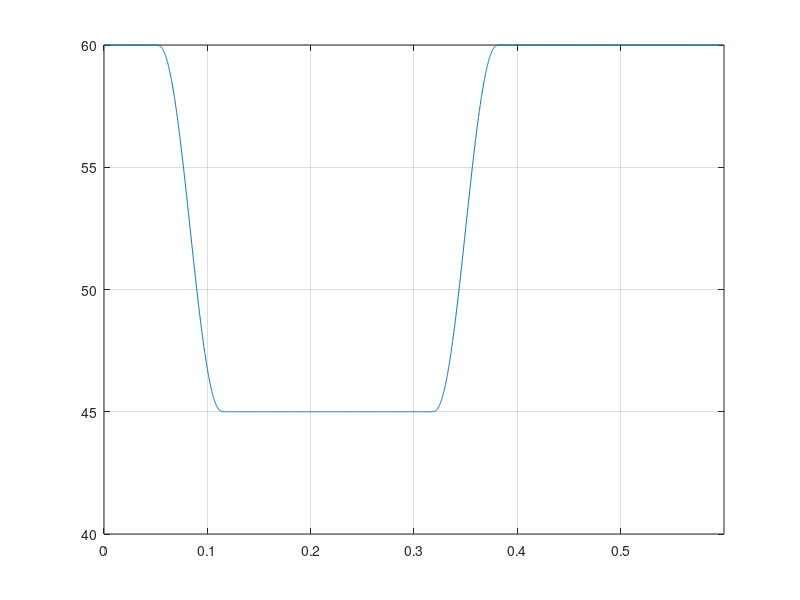

This chart was generated by the following MATLAB code: (Note: this script raises an error after producing the figure.)
%{
CAM Design Assistant
Dwell - Rise - Dwell - Return CAM
2022-12-07
%}

% Variable declaration
% All values in degree
% eventAngle = [rise start - rise end - return start- return end]

clc; close all; clear;


%============================================
% INPUT 入力
%============================================

eventAngle = [30 70 190 230]; %degree
rRoller = 8;
h = -15; % stroke in mm
rPrime = 60; %mm
RPM = 100; % motor velocity in rounds per minutes

%　END　OF　INPUT　=====================================


bRise = eventAngle(2) - eventAngle(1) ; %rise period
bReturn = eventAngle(4) - eventAngle(3) ; %return period
% point in time with acceleration change
% points of events = [1-rise, 2-rise +1/8, 3-rise +7/8, 4-rise end, 5-return, 6-return +1/8, 7-return +7/8, 8-return end]
point = [eventAngle(1) eventAngle(1)+bRise/8 eventAngle(1)+7*bRise/8 eventAngle(2) eventAngle(3) eventAngle(3)+bReturn/8 eventAngle(3)+7*bReturn/8 eventAngle(4)];
step = .1;

theta = 0:step:360;
T = 60/RPM; % period of moving 360 degree
time = linspace(0,T,size(theta,2));
timeStep = T/size(time,2); % convert step in degree to step in time

%{
%============================================
% ACCELERATION
%============================================
aConst = 5.5279571; %constant used to calculate a
hb_2_rise = h/bRise^2;
hb_2_return = h/bReturn^2;
% Rise
temp = theta(theta<point(1));
aDwe1 = zeros(size(temp));
aRise1 = aConst*hb_2_rise*sin(4*pi.*(theta(theta >= point(1) & theta < point(2))-point(1))/bRise);
aRise2 = aConst*hb_2_rise*cos(4/3*pi.*(theta(theta >= point(2) & theta < point(3))-point(1))/bRise-pi/6);
aRise3 = aConst*hb_2_rise*sin(4*pi.*(theta(theta >= point(3) & theta <= point(4))-point(1))/bRise-2*pi);
% Dwell
temp = theta(theta > point(4) & theta < point(5));
aDwe2 = zeros(size(temp));
% Return
aReturn1 = -aConst*hb_2_return*sin(4*pi.*(theta(theta >= point(5) & theta < point(6))-point(5))/bReturn);
aReturn2 = -aConst*hb_2_return*cos(4/3*pi.*(theta(theta >= point(6) & theta < point(7))-point(5))/bReturn-pi/6);
aReturn3 = -aConst*hb_2_return*sin(4*pi.*(theta(theta >= point(7) & theta <= point(8))-point(5))/bReturn-2*pi);
% Dwell
temp = theta(theta > point(8) & theta <= 360);
aDwe3 = zeros(size(temp));
% Entire trajectory
a = [aDwe1 aRise1 aRise2 aRise3 aDwe2 aReturn1 aReturn2 aReturn3 aDwe3];
figure;
plot(theta,a);
xlim([0 360]);
xlabel({'角度','degree'},'FontSize',15,'FontWeight','light','Color','b');
ylabel('無次元加速','FontSize',15,'FontWeight','light','Color','b');
grid on;
legend("加速 a");
%============================================
% VELOCITY
%============================================
vConst = 0.43990085; %constant used to calculate v
hb_rise = h/bRise;
hb_return = h/bReturn;
% Rise
temp = theta(theta<point(1));
vDwe1 = zeros(size(temp));
vRise1 = vConst*hb_rise*(1-cos(4*pi.*(theta(theta >= point(1) & theta < point(2))-point(1))/bRise));
vRise2 = vConst*hb_rise*(1+3*sin(4/3*pi.*(theta(theta >= point(2) & theta < point(3))-point(1))/bRise-pi/6));
vRise3 = vConst*hb_rise*(1-cos(4*pi.*(theta(theta >= point(3) & theta <= point(4))-point(1))/bRise-2*pi));
% Dwell
temp = theta(theta > point(4) & theta < point(5));
vDwe2 = zeros(size(temp));
% Return
vReturn1 = -vConst*hb_return*(1-cos(4*pi.*(theta(theta >= point(5) & theta < point(6))-point(5))/bReturn));
vReturn2 = -vConst*hb_return*(1+3*sin(4/3*pi.*(theta(theta >= point(6) & theta < point(7))-point(5))/bReturn-pi/6));
vReturn3 = -vConst*hb_return*(1-cos(4*pi.*(theta(theta >= point(7) & theta <= point(8))-point(5))/bReturn-2*pi));
% Dwell
temp = theta(theta > point(8) & theta <= 360);
vDwe3 = zeros(size(temp));
% Entire trajectory
v = [vDwe1 vRise1 vRise2 vRise3 vDwe2 vReturn1 vReturn2 vReturn3 vDwe3];
figure;
plot(theta,v);
xlim([0 360]);
xlabel({'角度','degree'},'FontSize',15,'FontWeight','light','Color','b');
ylabel('無次元速度','FontSize',15,'FontWeight','light','Color','b');
grid on;
legend("速度 v");
%}

%============================================
% DISPLACEMENT
%============================================

% Rise
temp = theta(theta<point(1));
sDwe1 = zeros(size(temp));
tempTheta = theta(theta >= point(1) & theta < point(2))-point(1);
sRise1 = h/(4+pi)*(pi*tempTheta/bRise - 1/4*sin(4*pi*tempTheta/bRise));
tempTheta = theta(theta >= point(2) & theta < point(3))-point(1);
sRise2 = h/(4+pi)*(2+pi*tempTheta/bRise-9/4*sin(pi/3+4*pi/3*tempTheta/bRise));
tempTheta = theta(theta >= point(3) & theta <= point(4))-point(1);
sRise3 = h/(4+pi)*(4+ pi*tempTheta/bRise - 1/4*sin(4*pi*tempTheta/bRise));

% Dwell
temp = theta(theta > point(4) & theta < point(5));
sDwe2 = zeros(size(temp)) + h;

% Return
tempTheta = theta(theta >= point(5) & theta < point(6))-point(5);
sReturn1 = h/(4+pi)*(4 + pi - pi*tempTheta/bReturn + 1/4*sin(4*pi*tempTheta/bReturn));
tempTheta = theta(theta >= point(6) & theta < point(7))-point(5);
sReturn2 = h/(4+pi)*(2+ pi - pi*tempTheta/bReturn  + 9/4*sin(pi/3+4*pi/3*tempTheta/bReturn));
tempTheta = theta(theta >= point(7) & theta <= point(8))-point(5);
sReturn3 = h/(4+pi)*(pi - pi*tempTheta/bReturn + 1/4*sin(4*pi*tempTheta/bReturn));

% Dwell
temp = theta(theta > point(8) & theta <= 360);
sDwe3 = zeros(size(temp));

% Entire trajectory
s = [sDwe1 sRise1 sRise2 sRise3 sDwe2 sReturn1 sReturn2 sReturn3 sDwe3] + rPrime;
figure;

% plot(theta,s);
% grid on;
% xlim([0 360]);
% xlabel({'角度','degree'},'FontSize',15,'FontWeight','light','Color','b');


plot(time,s);
grid on;
xlim([0 T]);
xlabel({'t','秒'},'FontSize',15,'FontWeight','light','Color','b');

ylim([rPrime-2*abs(h) rPrime+2*abs(h)]);
ylabel({'位置','mm'},'FontSize',15,'FontWeight','light','Color','b');
legend("位置 s");
theta2 = deg2rad(theta);
figure;
polarplot(theta2,s)

% velocity with respect to time
vv = diff(s)/timeStep;
vv = [vv vv(length(vv))]; %add the last element to make the length of vv and theta equal
figure;
plot(time,vv);
grid on;
xlim([0 T]);
xlabel({'t','秒'},'FontSize',15,'FontWeight','light','Color','b');
ylabel({'速度','mm/s'},'FontSize',15,'FontWeight','light','Color','b');

% acceleration with respect to time
aa = diff(vv)/timeStep;
aa = [aa 0];
figure;
plot(time,aa);
grid on;
xlim([0 T]);
xlabel({'t','秒'},'FontSize',15,'FontWeight','light','Color','b');
ylabel({'加速','mm/s^2'},'FontSize',15,'FontWeight','light','Color','b');

%============================================
% PRESSURE ANGLE 圧角
%============================================
% tan a = {ds/d(theta)}/(s + rb + rr) %theta in degree

radianStep = deg2rad(step);
v_theta = diff(s)/radianStep; %differentiate s with respect to theta in radian
v_theta = [v_theta v_theta(length(v_theta))]; %add one more element to make the lengh equal to that of theta 
pitch_radius = s + rRoller;
tanPressureAngle = v_theta./pitch_radius;

pressureAngle = rad2deg(atan(tanPressureAngle));

figure;
plot(theta, pressureAngle);
grid on;
xlim([0 360]);
xlabel({'角度','degree'},'FontSize',15,'FontWeight','light','Color','b');
ylabel({'圧角','degree'},'FontSize',15,'FontWeight','light','Color','b');

%============================================
% RADIUS OF CURVATURE 曲率半径
%============================================
% p = {[(rb + s)^2 + (ds/dtheta)^2]^(3/2)}/[(rb + s)^2 + 2*(ds/dtheta)^2 - (rb+s)*d^2s/dtheta^2]

%second order differentiation of s with respect to theta

set(gca,'ThetaZeroLocation','top')

%Converting Polar to Cartesian Coordinate System
[x,y] = pol2cart(theta2,s);
x_cord = transpose(x);
y_cord = transpose(y);
z_cord = zeros(361,1);

cam_profile = [x_cord y_cord z_cord];

%Export Cam Profile to Excel as XYZ Coordinates
writematrix(cam_profile,'cam_profile.xls')


function [radius,radArg] = radCurv(f,arg)
    step = arg(2)-arg(1);
    f1 = diff(f)/step;
    f2 = diff(f1)/step;
    f1 = regulate(f1,f2);
    ff = regulate(f,f2);
    radArg = regulate(arg,f2);
    
    k1 = 2*sqrVec(f1) + sqrVec(ff) - ff.*f2;
    k2 = (sqrVec(f1) + sqrVec(ff)).^(3/2);
    radius = k2./k1;
end

	

function sqrVec = sqrVec(x)
    sqrVec = x.*x;
end

function regulated = regulate(x,ref)
    regulated = x(1:length(ref));
end
